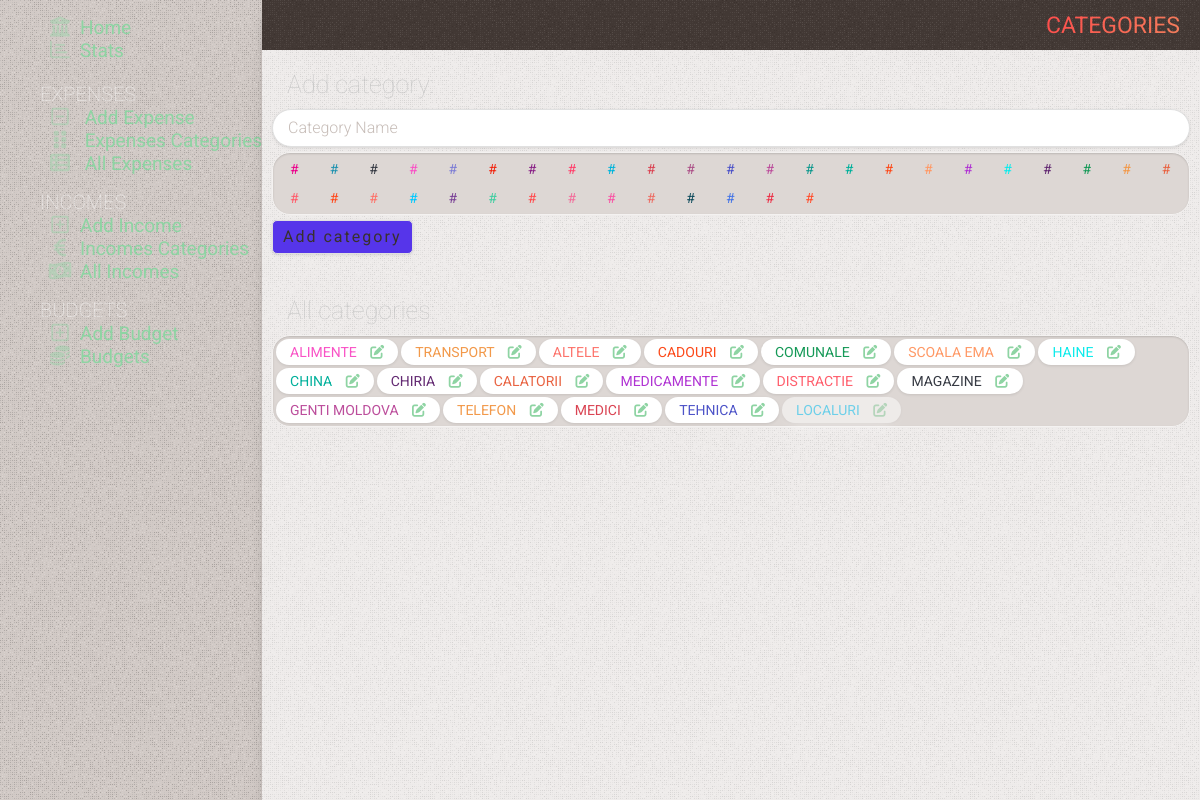
The page /categories on the database as committed earlier.
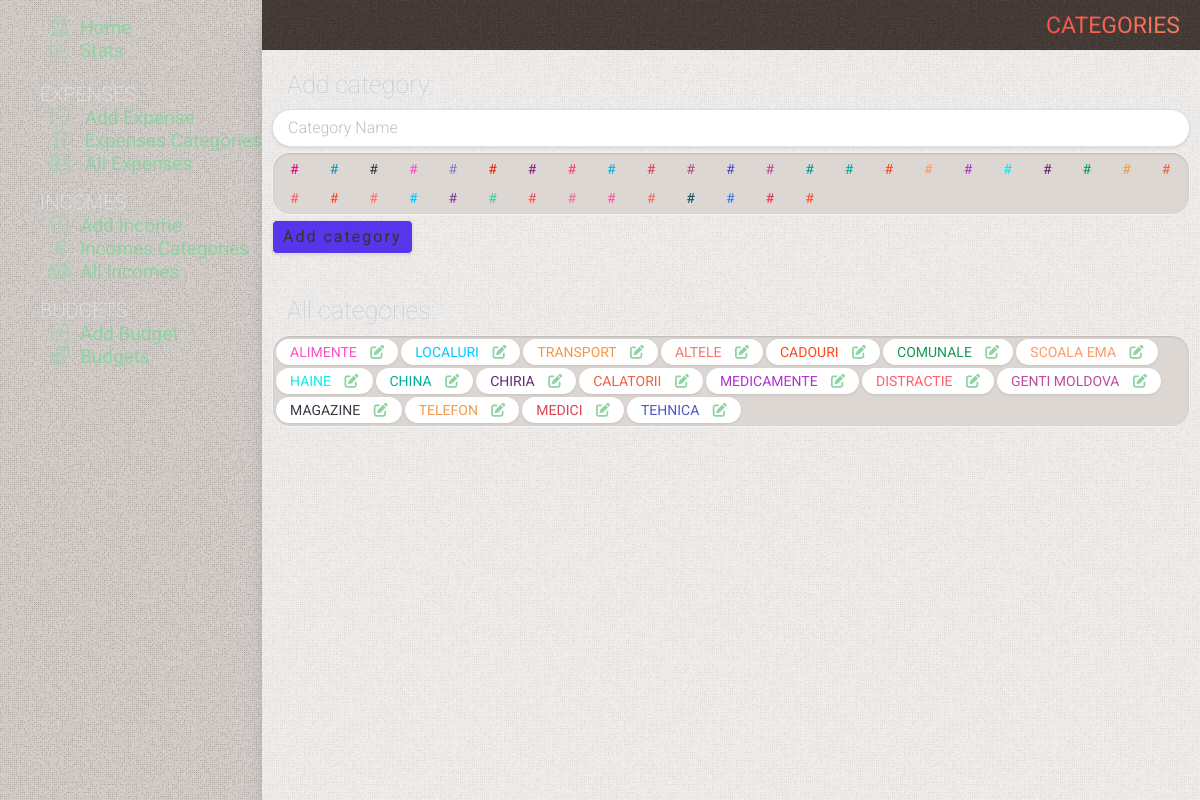
The same page on the database as committed later.
### tables this page shows
CREATE TABLE categories
(
    id    INTEGER PRIMARY KEY AUTOINCREMENT,
    name  TEXT NOT NULL,
    color TEXT,
    state TEXT DEFAULT false
);

### app.py (the view, shortened to what this page needs)
@app.route('/categories', methods=('GET', 'POST'))
def categories():
    conn = get_db_connection()
    categories = conn.execute(
        "SELECT categories.id as cid, categories.name as name, color as color, categories.state, count(expenses.sum) as count "
        "FROM categories "
        "LEFT JOIN expenses on categories.id = expenses.category "
        # "WHERE categories.state is not 'true' "
        "GROUP BY name "
        "ORDER BY categories.state , count DESC"
    ).fetchall()
    conn.close()
    return render_template('categories.html', title='Categories', gradient='text-gradient-red',
                           categories=categories)

### app.py (called while the page is built)
def get_db_connection():
    conn = sqlite3.connect('static/database.db')
    conn.row_factory = sqlite3.Row
    return conn

### templates/categories.html (shortened to what this page needs)
{% extends 'base.html' %} {% block content %}
	<div class="page_title {{ gradient }}" >
		<span >{% block title %} {{ title }} {% endblock %}</span >
	</div >
	<div class="content" >
	<div class=" subtitle2" >Add category:</div >
	<form method="post" >
		<div class="form-group" >
			<input type="text" name="category" placeholder="Category Name" class="form-control"
						 value="{{ request.form['category'] }}" />
		</div >
		<div class="form-group mt-5" >
			<div class="radio-group category-group" >
				{% for i in range(37) %}
					<label for="gradient_{{ i }}" ><span class="gradient_{{ i }}" >#</span ></label >
				{% endfor %}
			</div >
		</div >
		<div class="form-group mt-5" >
			<button type="submit" class="add-button" name="cat" >
				Add category
			</button >
		</div >
	</form >
	<div class="mt-42 subtitle2" >All categories:</div >
	<div class="  flex flex-wrap radio-group category-group" >
		{% for category in categories %}
			<label class="badge {% if category['state'] == 'true' %} hide-category {% endif %}" >
				<span class="{{ category['color'] }} " >{{ category['name'] }} </span >
				<a href="/edit-category/{{ category['cid'] }}" class="ml-10" ><i class="fa-solid fa-pen-to-square" ></i ></a >
			</label >
		{% endfor %}
	</div >
{% endblock %}

Rows that differ between the two databases and show on the page:
changed categories "LOCALURI": state "true" → "0" (drawn); moves up the list
shown differently, row unchanged: categories "GENTI MOLDOVA": moves down the list
